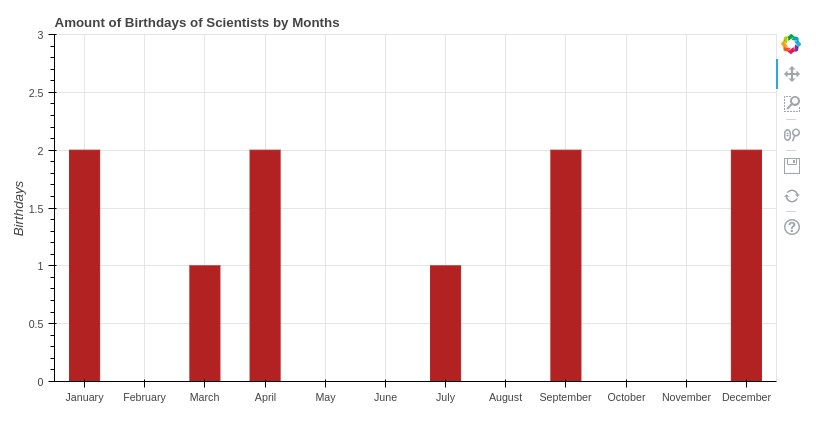

Python code for this plot:
#! /usr/bin/env python
# 36-birthday-plots
# 
# This exercise is Part 4 of 4 of the birthday data exercise series. The other exercises are: Part 1,
# Part 2, and Part 3.
# In the previous exercise we counted how many birthdays there are in each month in our dictionary of birthdays.
#
# In this exercise, use the bokeh Python library to plot a histogram of which months the scientists have birthdays in!
# Because it would take a long time for you to input the months of various scientists, you can use my scientist
# birthday JSON file. Just parse out the months (if you don’t know how, I suggest looking at the previous exercise or
# its solution) and draw your histogram.


from bokeh.plotting import figure, output_file, show
from bokeh.models import ColumnDataSource, Range1d
import json
import calendar


def read_birthdays(file):
    with open(file, "r") as data:
        birthdays = json.load(data)
    return birthdays


def count_all_months(birthdays):
    count_ordered_birthdays = {}
    for month in range(1, 13):
        for name in birthdays:
            number_current_month = int(birthdays[name].split("/")[1])
            name_current_month = calendar.month_name[number_current_month]
            if number_current_month == month:
                if name_current_month in count_ordered_birthdays:
                    count_ordered_birthdays[name_current_month] += 1
                else:
                    count_ordered_birthdays[name_current_month] = 1
    return count_ordered_birthdays


def main():
    file = "birthdays.json"
    birthdays = read_birthdays(file)
    count_months = count_all_months(birthdays)

    x = list(count_months.keys())
    y = list(count_months.values())

    source = ColumnDataSource(dict(x=[calendar.month_name[i] for i in range(1, 13)]))

    output_file("bars.html")
    p = figure(title='Amount of Birthdays of Scientists by Months', plot_width=800, plot_height=400,
               x_range=source.data["x"], y_range=Range1d(0, 3))
    p.vbar(x, width=0.5, bottom=0, top=y, color="firebrick")

    p.yaxis[0].axis_label = "Birthdays"

    show(p)


if __name__ == '__main__':
    main()
